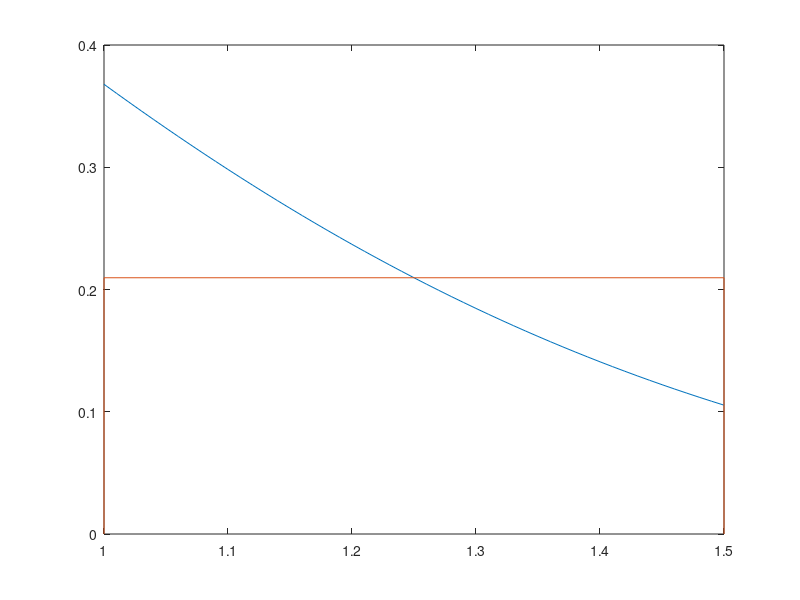
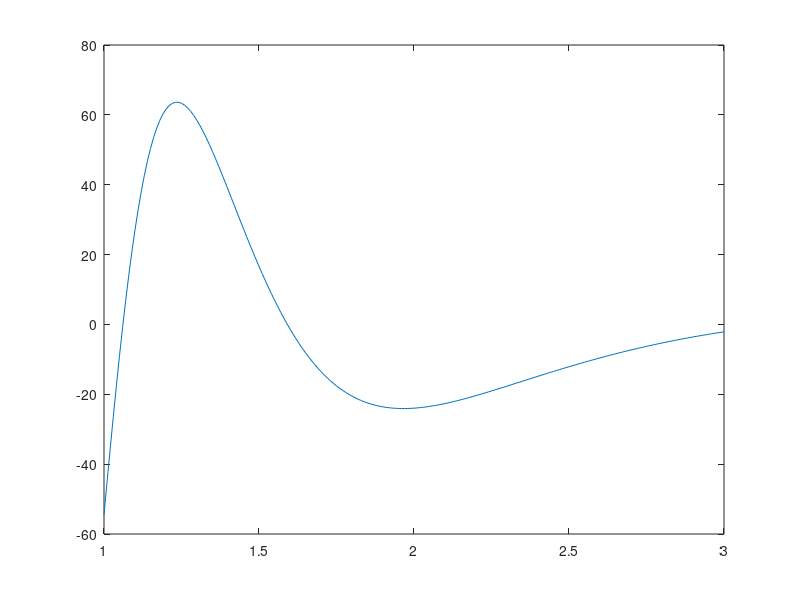

Write the MATLAB code that produced these figures, in order.
disp("Start laboratory")

function result = RepeatedRectangleRemainder(d2f, n, a, b)
  xi = (a + b) ./ 2;
  result = ((b - a) .^ 3) ./ (24 .* (n .^ 2)) .* d2f(xi);
endfunction

function result = RepeatedRectangle(f, d2f, n, a, b)
  sum = 0;
  x = 0;
  for i = 1:n
    if (i == 1)
      x = a + (b - a) ./ (2 .* n);
    else
      x = a + (b - a) ./ (2 .* n) + (i - 1) .* (b - a) ./ n;
    endif
    sum = sum + f(x);
  endfor
  sum = (b - a) ./ n .* sum;
  result = sum + RepeatedRectangleRemainder(d2f, n, a, b);
endfunction

function result = RombergTrapezium(f, a, b, eps)
  h = b - a;
  qtactual = h ./ 2 .* (f(a) + f(b));
  qtprev = qtactual + 100000;
  k = 1;
  while (abs(qtactual - qtprev) > eps)
    qtprev = qtactual;
    x = a + (2 .* (1:(2.^(k - 1))) - 1) ./ (2 .^ k) .* h;
    qtactual = qtprev ./ 2 + h ./ (2 .^ k) .* sum(f(x));
    k = k + 1;
  endwhile
  result = qtactual;
endfunction

function result = RemainderTrapezium(d2f, a, b, n)
  xi = (a + b) / 2;
  result = - (b - a) .^ 3 / (12 * n .^ 2) * d2f(xi);
endfunction

"Repeated trapezium formula 1"

function result = RepeatedTrapezium(f, d2f, a, b, n)
  k = 1:n-1;
  h = (b - a) / n;
  x = a + k .* h;
  y = f(x);
  result = (b - a) / (2 * n) .* (f(a) + f(b) + 2 * sum(y)) + RemainderTrapezium(d2f, a, b, n);
endfunction

"Remainder Simpson 1"

function result = RemainderSimpson(d4f, a, b, n)
  xi = (a + b) / 2;
  result = - (b - a) .^ 5 / (2880 * n .^ 4) * d4f(xi);
endfunction

"Repeated Simpson formula 1"

function result = RepeatedSimpson(f, d4f, a, b, n)
  h = (b - a) / n;
  k1 = 1:n;
  k2 = k1 - 1;
  y1 = f(((a + k1 .* h) + (a + k2 .* h)) ./ 2);
  k3 = 1:n-1;
  y2 = f(a + k3 .* h);
  result = (b - a) ./ (6 * n) .* (f(a) + f(b) + 4 .* sum(y1) + 2 .* sum(y2)) + RemainderSimpson(d4f, a, b, n);
endfunction

function result = RombergAitken(f, d2f, a, b, eps)
  done = 0;
  prev = [RepeatedTrapezium(f, d2f, a, b, 1)];
  i = 2;
  while (done == 0)
    actual = zeros(1, i);
    actual(1) = RepeatedTrapezium(f, d2f, a, b, i);
    for k=2:i
      actual(k) = (4 .^ (-k+1) .* prev(k - 1) - actual(k - 1)) ./ (4 .^ (-k+1) - 1);
    endfor
    last_prev = prev(i - 1);
    last_actual = actual(i);
    if (abs(last_actual - last_prev) <= eps)
      done = 1;
    endif
    prev = actual;
    i = i + 1;
  endwhile
  result = actual(i - 1);
endfunction

function result = AdaptiveSimpson(f, d4f, a, b, eps)
  mid = (a + b) ./ 2;
  i1 = RepeatedSimpson(f, d4f, a, b, 1);
  y1 = RepeatedSimpson(f, d4f, a, mid, 1);
  y2 = RepeatedSimpson(f, d4f, mid, b, 1);
  i2 = y1 + y2;
  if (abs(i1 - i2) < 15 .* eps)
    result = i2;
    return;
  else
    result = AdaptiveSimpson(f, d4f, a, mid, eps ./ 2) + AdaptiveSimpson(f, d4f, mid, b, eps ./ 2);
  endif
endfunction



# First problem
a = 1;
b = 1.5;
n1 = 1;
n2 = 150;
n3 = 500;
givenFunction = @(x)(exp(-(x .^ 2)));
derivativeOfGIvenFunction = @(x)(exp(-(x .^ 2)) - (4 .* (x .^ 2) - 2));
rectangle1 = RepeatedRectangle(givenFunction, derivativeOfGIvenFunction, n1, a, b)
rectangle150 = RepeatedRectangle(givenFunction, derivativeOfGIvenFunction, n2, a, b)
rectangle500 = RepeatedRectangle(givenFunction, derivativeOfGIvenFunction, n3, a, b)
x = a:0.01:b;
y = givenFunction(x);
figure(1);
plot(x, y);
hold on;
plot([a a b b], [0 givenFunction((a + b) / 2) givenFunction((a + b) / 2) 0]);


# Second Problem

a = 0;
b = 1;
givenFunction = @(x)(2 ./ (1 + x .^ 2));
derivativeOfGIvenFunction = @(x)(2 .* ((8 .* (x.^2))./((1 + x.^2).^3) - 2./((1 + x.^2).^2)));
eps = 10 .^ (-4);
rombergTrapezium = RombergTrapezium(givenFunction, a, b, eps)
rombergAitken = RombergAitken(givenFunction, derivativeOfGIvenFunction, a, b, eps)

# Third Problem
a = 1;
b = 3;
figure(2);
givenFunction = @(x)(100 ./ (x .^ 2) .* sin(10 ./ x));
derivativeOfGIvenFunction = @(x)((4000 .* (20 .*  x .* (3 .* (x.^2) - 25) .* cos(10./x) + (3 .* (x.^4) - 300 .* (x.^2) + 250) .* sin(10./x)))./(x.^10));
x = a:0.01:b;
y = givenFunction(x);
eps = 10 .^ (-4);
plot(x, y);
adaptiveSimpson = AdaptiveSimpson(givenFunction, derivativeOfGIvenFunction, a, b, eps)
simpson50 = RepeatedSimpson(givenFunction, derivativeOfGIvenFunction, a, b, 50)
simpson100 = RepeatedSimpson(givenFunction, derivativeOfGIvenFunction, a, b, 100)
